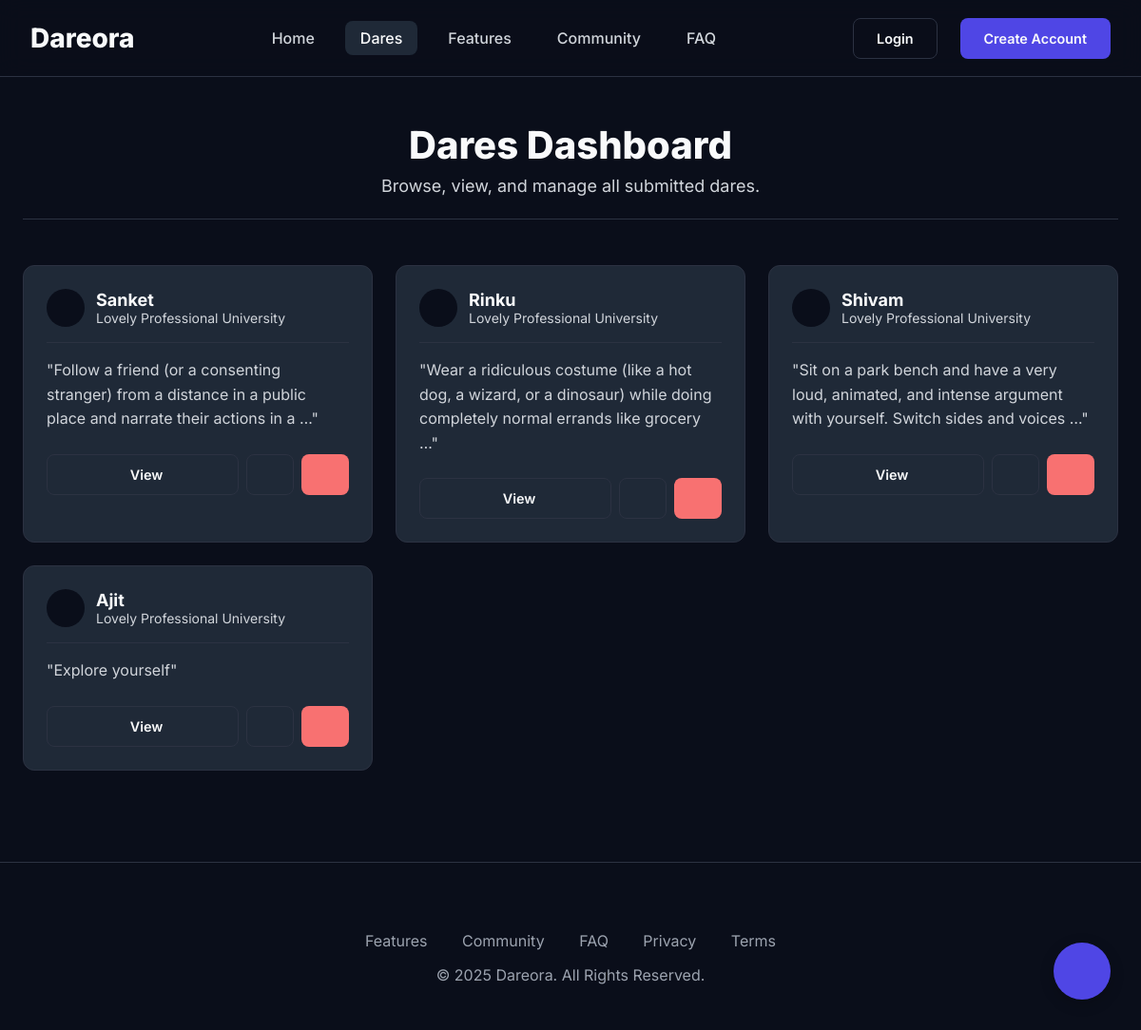
The app's page /dares/ with its own data.
### dares/models.py (models this page shows, shortened)
class Dare(models.Model):
    STATUS_CHOICES = [
        ('pending', 'Pending Review'),
        ('approved', 'Approved'),
        ('rejected', 'Rejected'),
        ('featured', 'Featured'),
    ]
    phone_regex = RegexValidator(
        regex=r'^\+?1?\d{9,15}$',
        message="Phone number must be entered in the format: '+999999999'. Up to 15 digits allowed."
    )
    id = models.UUIDField(primary_key=True, default=uuid.uuid4, editable=False)
    title = models.CharField(max_length=200, help_text="Give your dare a catchy title")
    slug = models.SlugField(unique=True, blank=True)
    name = models.CharField(max_length=100, help_text="Your full name")
    email = models.EmailField(help_text="Your email address")
    phone_number = models.CharField(
        validators=[phone_regex],
        max_length=17,
        help_text="Your phone number for verification"
    )
    college = models.CharField(max_length=200, help_text="Your college/university name")
    dare_text = models.TextField(help_text="Describe the dare in detail")
    category = models.ForeignKey(
        Category,
        on_delete=models.CASCADE,
        related_name='dares',
        help_text="Select the appropriate category"
    )
    difficulty = models.ForeignKey(
        DifficultyLevel,
        on_delete=models.CASCADE,
        related_name='dares',
        help_text="How difficult is this dare?"
    )
    estimated_time = models.PositiveIntegerField(
        help_text="Estimated time to complete (in minutes)",
        null=True,
        blank=True
    )
    required_items = models.TextField(
        blank=True,
        help_text="List any items/materials needed (optional)"
    )
    safety_notes = models.TextField(
        blank=True,
        help_text="Any safety precautions or warnings (optional)"
    )
    status = models.CharField(max_length=20, choices=STATUS_CHOICES, default='pending')
    is_approved = models.BooleanField(default=False)
    is_featured = models.BooleanField(default=False)
    rejection_reason = models.TextField(blank=True)
    views_count = models.PositiveIntegerField(default=0)
    likes_count = models.PositiveIntegerField(default=0)
    completions_count = models.PositiveIntegerField(default=0)
    created_at = models.DateTimeField(auto_now_add=True)
    updated_at = models.DateTimeField(auto_now=True)
    approved_at = models.DateTimeField(null=True, blank=True)
    class Meta:
        ordering = ['-created_at']
        indexes = [
            models.Index(fields=['status', 'is_approved']),
            models.Index(fields=['category', 'difficulty']),
            models.Index(fields=['-created_at']),
        ]

### dares/views.py (the view)
# urls.py: path('dares/', DareListView.as_view(), name='dare_list'),
class DareListView(ListView):
    model = Dare
    template_name = 'dare_list.html'
    context_object_name = 'dares'
    paginate_by = 12
    def get_queryset(self):
        queryset = Dare.objects.filter(is_approved=True).select_related(
            'category', 'difficulty'
        )
        self.search_form = DareSearchForm(self.request.GET)
        if self.search_form.is_valid():
            search_query = self.search_form.cleaned_data.get('search')
            if search_query:
                queryset = queryset.filter(
                    Q(title__icontains=search_query) |
                    Q(dare_text__icontains=search_query)
                )
            category = self.search_form.cleaned_data.get('category')
            if category:
                queryset = queryset.filter(category=category)
            difficulty = self.search_form.cleaned_data.get('difficulty')
            if difficulty:
                queryset = queryset.filter(difficulty=difficulty)
            featured_only = self.search_form.cleaned_data.get('featured_only')
            if featured_only:
                queryset = queryset.filter(is_featured=True)
            sort_by = self.search_form.cleaned_data.get('sort_by')
            if sort_by == 'oldest':
                queryset = queryset.order_by('created_at')
            elif sort_by == 'most_viewed':
                queryset = queryset.order_by('-views_count', '-created_at')
            elif sort_by == 'most_liked':
                queryset = queryset.order_by('-likes_count', '-created_at')
            elif sort_by == 'title':
                queryset = queryset.order_by('title')
            else:
                queryset = queryset.order_by('-created_at')
        return queryset
    def get_context_data(self, **kwargs):
        context = super().get_context_data(**kwargs)
        if not hasattr(self, 'search_form'):
            self.search_form = DareSearchForm()
        context['search_form'] = self.search_form
        context['categories'] = Category.objects.filter(is_active=True).annotate(
            dare_count=Count('dares', filter=Q(dares__is_approved=True))
        )
        context['difficulties'] = DifficultyLevel.objects.annotate(
            dare_count=Count('dares', filter=Q(dares__is_approved=True))
        )
        return context

### templates/dare_list.html (shortened to what this page needs)
{% extends 'base.html' %}
{% block content %}
<div class="page-header">
    <h2>Dares Dashboard</h2>
    <p>Browse, view, and manage all submitted dares.</p>
</div>
<div class="dare-grid">
    {% for dare in dares %}
    <div class="dare-card">
        <div class="dare-card-header">
            <div class="icon"></div>
            <div class="info">
                <h3>{{ dare.name }}</h3>
                <p>{{ dare.college }}</p>
            </div>
        </div>
        <div class="dare-card-body">
            <p>"{{ dare.dare_text|truncatewords:20 }}"</p>
        </div>
        <div class="dare-card-actions">
            <a href="{% url 'dares:dare_detail' dare.slug %}" class="btn btn-secondary" style="flex-grow: 1;"> View</a>
            <a href="{% url 'dares:dare_edit' dare.slug %}" class="btn btn-secondary"></a>
            <a href="{% url 'dares:dare_delete' dare.slug %}" class="btn btn-danger"></a>
        </div>
    </div>
    {% endfor %}
</div>
{% endblock %}

### templates/base.html (style rules this page uses)
:root { --color-background: #0A0E1A; --color-surface: #111827; --color-surface-light: #1F2937; --color-border: #2c3242; --color-text-primary: #F9FAFB; --color-text-secondary: #D1D5DB; --color-text-muted: #9CA3AF; --color-brand: #4F46E5; --color-brand-light: rgba(79, 70, 229, 0.1); --color-accent: #3B82F6; --color-danger: #F87171; --color-success: #34D399; --space-xs: 0.25rem; --space-sm: 0.5rem; --space-md: 1rem; --space-lg: 1.5rem; --space-xl: 2rem; --space-2xl: 3rem; --radius-md: 0.5rem; --radius-lg: 0.75rem; --radius-full: 9999px; --shadow-glow: 0 0 25px rgba(79, 70, 229, 0.3); }
* { box-sizing: border-box; margin: 0; padding: 0; }
html { scroll-behavior: smooth; }
body { font-family: 'Inter', sans-serif; background-color: var(--color-background); color: var(--color-text-primary); -webkit-font-smoothing: antialiased; -moz-osx-font-smoothing: grayscale; overflow-x: hidden; }
.page-header { text-align: center; margin-bottom: var(--space-2xl); padding-bottom: var(--space-lg); border-bottom: 1px solid var(--color-border); }
.page-header h2 { font-size: 2.5rem; font-weight: 800; }
.page-header p { font-size: 1.125rem; color: var(--color-text-secondary); max-width: 600px; margin: var(--space-sm) auto 0; }
.btn { display: inline-flex; align-items: center; justify-content: center; gap: var(--space-sm); padding: 0.75rem 1.5rem; border-radius: var(--radius-md); font-weight: 600; text-decoration: none; transition: all 0.2s ease; cursor: pointer; border: 1px solid transparent; font-size: 0.9rem; }
.btn-secondary { background-color: var(--color-surface-light); color: var(--color-text-primary); border: 1px solid var(--color-border); }
.btn-danger { background-color: var(--color-danger); color: var(--color-text-primary); }

### templates/dare_list.html (style rules this page uses)
.dare-grid { display: grid; grid-template-columns: repeat(auto-fill, minmax(300px, 1fr)); gap: 1.5rem; }
.dare-card { background-color: var(--color-surface-light); border: 1px solid var(--color-border); border-radius: var(--radius-lg); padding: 1.5rem; display: flex; flex-direction: column; transition: transform 0.2s ease, box-shadow 0.2s ease; }
.dare-card-header { display: flex; align-items: center; gap: 0.75rem; margin-bottom: 1rem; border-bottom: 1px solid var(--color-border); padding-bottom: 1rem; }
.dare-card-header .icon { background-color: var(--color-background); color: var(--color-accent); border-radius: 50%; width: 40px; height: 40px; display: grid; place-items: center; flex-shrink: 0; }
.dare-card-header .info h3 { margin: 0; font-size: 1.125rem; color: var(--color-text-primary); }
.dare-card-header .info p { margin: 0; font-size: 0.875rem; color: var(--color-text-secondary); }
.dare-card-body p { color: var(--color-text-secondary); font-size: 1rem; line-height: 1.6; flex-grow: 1; }
.dare-card-actions { margin-top: 1.5rem; display: flex; gap: 0.5rem; }

### records on screen
Dare: name "Sanket", college "Lovely Professional University", dare_text "Follow a friend (or a consenting stranger) from a distance in a public place and narrate their actions in a …"
Dare: name "Rinku", college "Lovely Professional University", dare_text "Wear a ridiculous costume (like a hot dog, a wizard, or a dinosaur) while doing completely normal errands like grocery …"
Dare: name "Shivam", college "Lovely Professional University", dare_text "Sit on a park bench and have a very loud, animated, and intense argument with yourself. Switch sides and voices …"
Dare: name "Ajit", college "Lovely Professional University", dare_text "Explore yourself"
